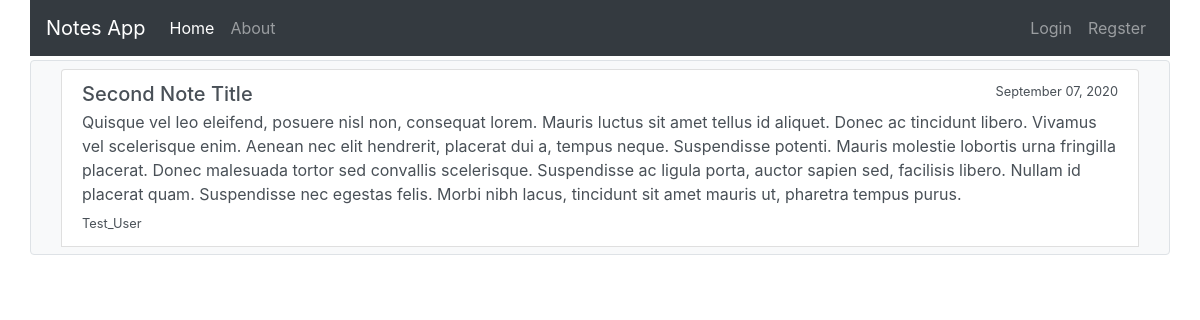
/notes/3/, run on the app's committed database.
### notes/models.py (models this page shows, shortened)
class Post(models.Model):
    title = models.CharField(max_length=100)
    content = models.TextField()
    date_posted = models.DateTimeField(default=timezone.now)
    author = models.ForeignKey(User, on_delete=models.CASCADE)

### notes/views.py (the view)
# urls.py: path('notes/<int:pk>/', NoteDetailView.as_view(), name='notes-detail'),
class NoteDetailView(DetailView):
    model = Post

### notes/templates/notes/post_detail.html (shortened to what this page needs)
{% extends "notes/base.html" %}
{% block content %}
    <div class="container py-2">
        <div class="list-group">
            <a href="#" class="list-group-item list-group-item-action">
                <div class="d-flex w-100 justify-content-between">
                    <h5 class="mb-1">{{ object.title }}</h5>
                    <small>{{ object.date_posted|date:"F d, Y"  }}</small>
                </div>
                <p class="mb-1">{{ object.content}}</p>
                <small>{{ object.author }}</small>
            </a>
        </div>
    </div>
{% endblock %}

### data on the page
Post: title "Second Note Title", date_posted "September 07, 2020", content "Quisque vel leo eleifend, posuere nisl non, consequat lorem. Mauris luctus sit amet tellus id aliquet. Donec ac tincidunt libero. Vivamus vel scelerisque enim. Aenean nec elit hendrerit, placerat dui a, tempus neque. Suspendisse potenti. Mauris molestie lobortis urna fringilla placerat. Donec malesuada tortor sed convallis scelerisque. Suspendisse ac ligula porta, auctor sapien sed, facilisis libero. Nullam id placerat quam. Suspendisse nec egestas felis. Morbi nibh lacus, tincidunt sit amet mauris ut, pharetra tempus purus.", author "Test_User"
